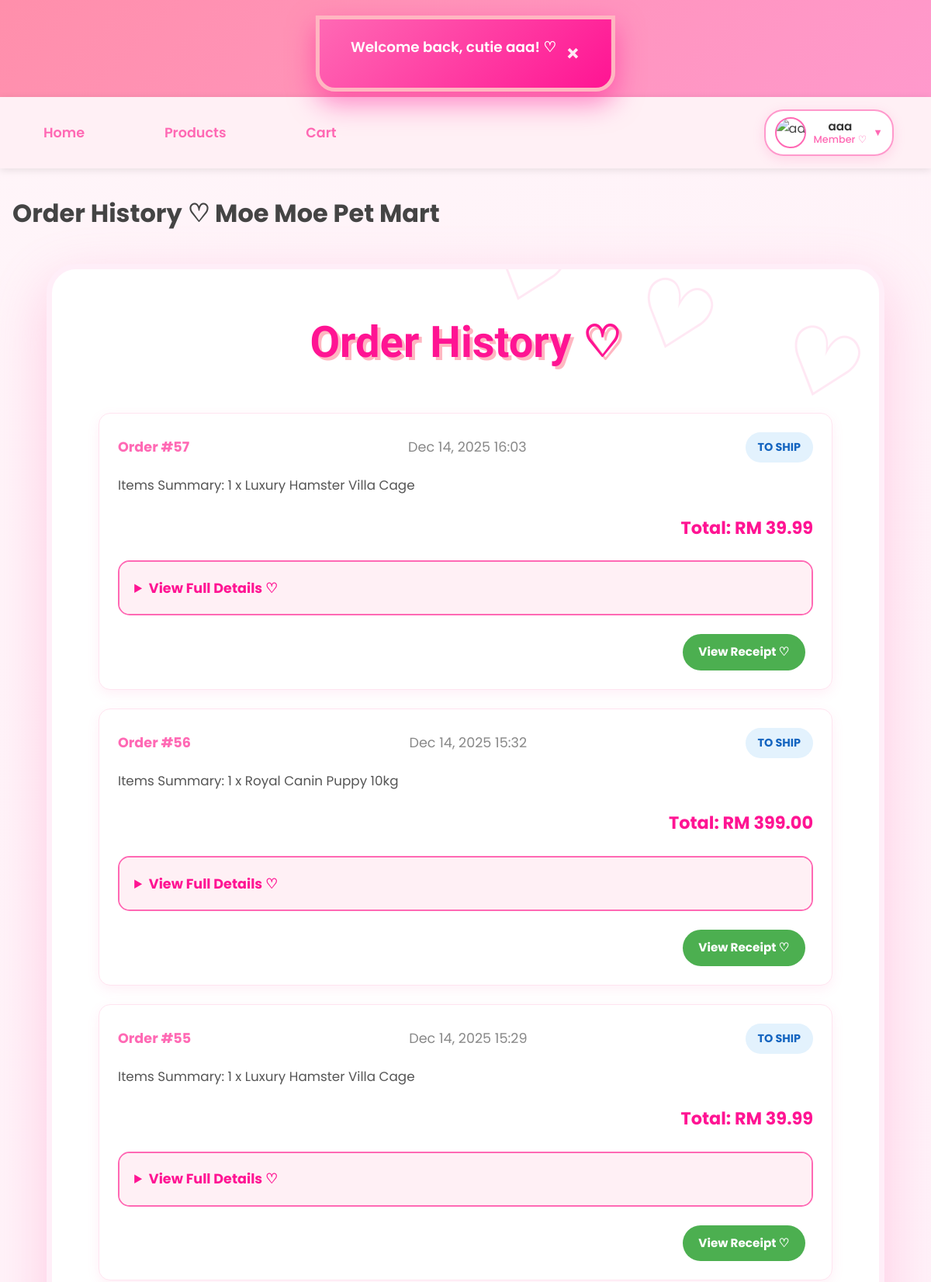
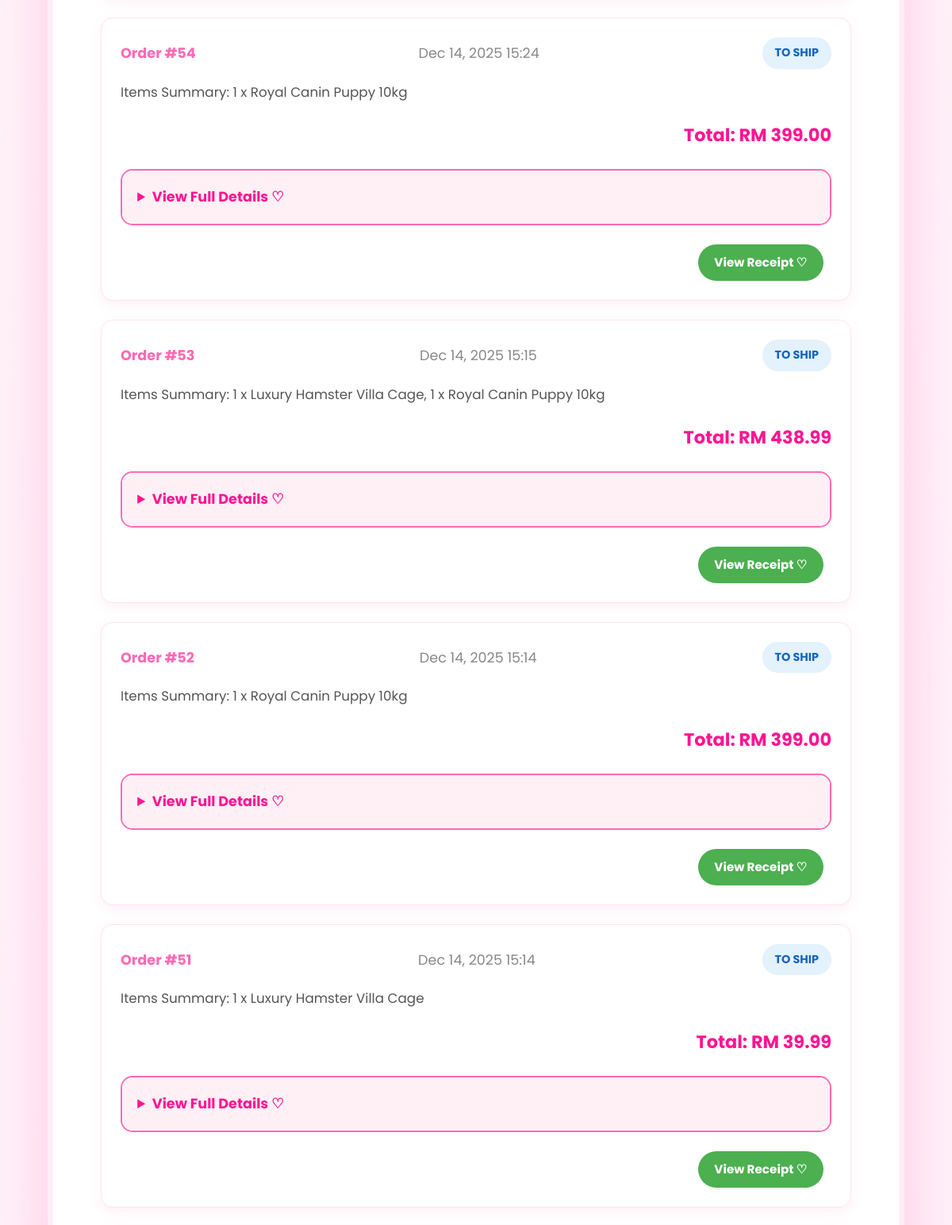
/member/order_history.php (signed in, upper part), run on the app's committed database (2 pictures, top to bottom).
### tables this page shows
CREATE TABLE `orders` (
  `order_id` int(11) NOT NULL,
  `user_id` int(11) NOT NULL,
  `total_amount` decimal(10,2) NOT NULL,
  `payment_method` varchar(50) DEFAULT NULL,
  `card_last4` varchar(4) DEFAULT NULL,
  `qr_code` text DEFAULT NULL,
  `qr_generated_at` datetime DEFAULT NULL,
  `order_date` datetime NOT NULL DEFAULT current_timestamp(),
  `order_status` varchar(50) DEFAULT 'Pending Payment',
  `status` enum('Pending Payment','To Ship','Shipped','Completed','Cancelled','Return/Refund') NOT NULL DEFAULT 'Pending Payment'
);

### _base.php (called while the page is built, shortened)
<?php
function encode($value) {
    return htmlentities($value);
}

### member/order_history.php (the view, shortened to what this page needs)
<?php
require '../_base.php';
include '../_head.php';
$user = current_user();
$sql = "SELECT o.*, GROUP_CONCAT(CONCAT(oi.quantity, ' x ', p.product_name) SEPARATOR ', ') AS items_summary
        FROM orders o
        LEFT JOIN order_items oi ON o.order_id = oi.order_id
        LEFT JOIN product p ON oi.product_id = p.product_id
        WHERE o.user_id = ?
        GROUP BY o.order_id
        ORDER BY o.order_date DESC";
$stm = $_db->prepare($sql);
$stm->execute([$user->id]);
$orders = $stm->fetchAll();
?>
<div class="container">
    <h2>Order History ♡</h2>
    <?php if (empty($orders)): ?>
        <div class="empty-purchases">
            <img src="/images/empty-cart.png" alt="No history" style="width: 200px; opacity: 0.8;">
            <p>No order history yet~ Start shopping! ♡</p>
            <a href="products.php" class="btn btn-primary">Shop Now ♡</a>
        </div>
    <?php else: ?>
        <div class="purchase-list">
            <?php foreach ($orders as $order): ?>
                <div class="purchase-card">
                    <div class="order-header">
                        <span class="order-id">Order #<?= $order->order_id ?></span>
                        <span class="order-date"><?= date('M d, Y H:i', strtotime($order->order_date)) ?></span>
                        <span class="order-status <?= strtolower(str_replace(' ', '-', $order->order_status)) ?>">
                            <?= $order->order_status ?>
                        </span>
                    </div>
                    <div class="order-items">
                        <p>Items Summary: <?= encode($order->items_summary ?? 'No items') ?></p>
                    </div>
                    <div class="order-total">
                        Total: RM <?= number_format($order->total_amount, 2) ?>
                    </div>
                    <details class="order-details">
                        <summary>View Full Details ♡</summary>
                    </details>
                    <div class="order-actions">
                        <?php if ($order->order_status !== 'Pending Payment'): ?>
                            <a href="receipt.php?id=<?= $order->order_id ?>" class="btn btn-receipt">View Receipt ♡</a>
                        <?php endif; ?>
                    </div>
                </div>
            <?php endforeach; ?>
        </div>
    <?php endif; ?>
</div>
<?php include '../_foot.php'; ?>

### data on the page
orders: order_id "57", order_date "Dec 14, 2025 16:03", order_status "TO SHIP", items_summary "1 x Luxury Hamster Villa Cage", total_amount "39.99"
orders: order_id "56", order_date "Dec 14, 2025 15:32", order_status "TO SHIP", items_summary "1 x Royal Canin Puppy 10kg", total_amount "399.00"
orders: order_id "55", order_date "Dec 14, 2025 15:29", order_status "TO SHIP", items_summary "1 x Luxury Hamster Villa Cage", total_amount "39.99"
orders: order_id "54", order_date "Dec 14, 2025 15:24", order_status "TO SHIP", items_summary "1 x Royal Canin Puppy 10kg", total_amount "399.00"
orders: order_id "53", order_date "Dec 14, 2025 15:15", order_status "TO SHIP", items_summary "1 x Luxury Hamster Villa Cage, 1 x Royal Canin Puppy 10kg", total_amount "438.99"
orders: order_id "52", order_date "Dec 14, 2025 15:14", order_status "TO SHIP", items_summary "1 x Royal Canin Puppy 10kg", total_amount "399.00"
orders: order_id "51", order_date "Dec 14, 2025 15:14", order_status "TO SHIP", items_summary "1 x Luxury Hamster Villa Cage", total_amount "39.99"

### other printed values
$displayName "aaa"
$roleText "Member ♡"
$_title "Order History ♡ Moe Moe Pet Mart"
